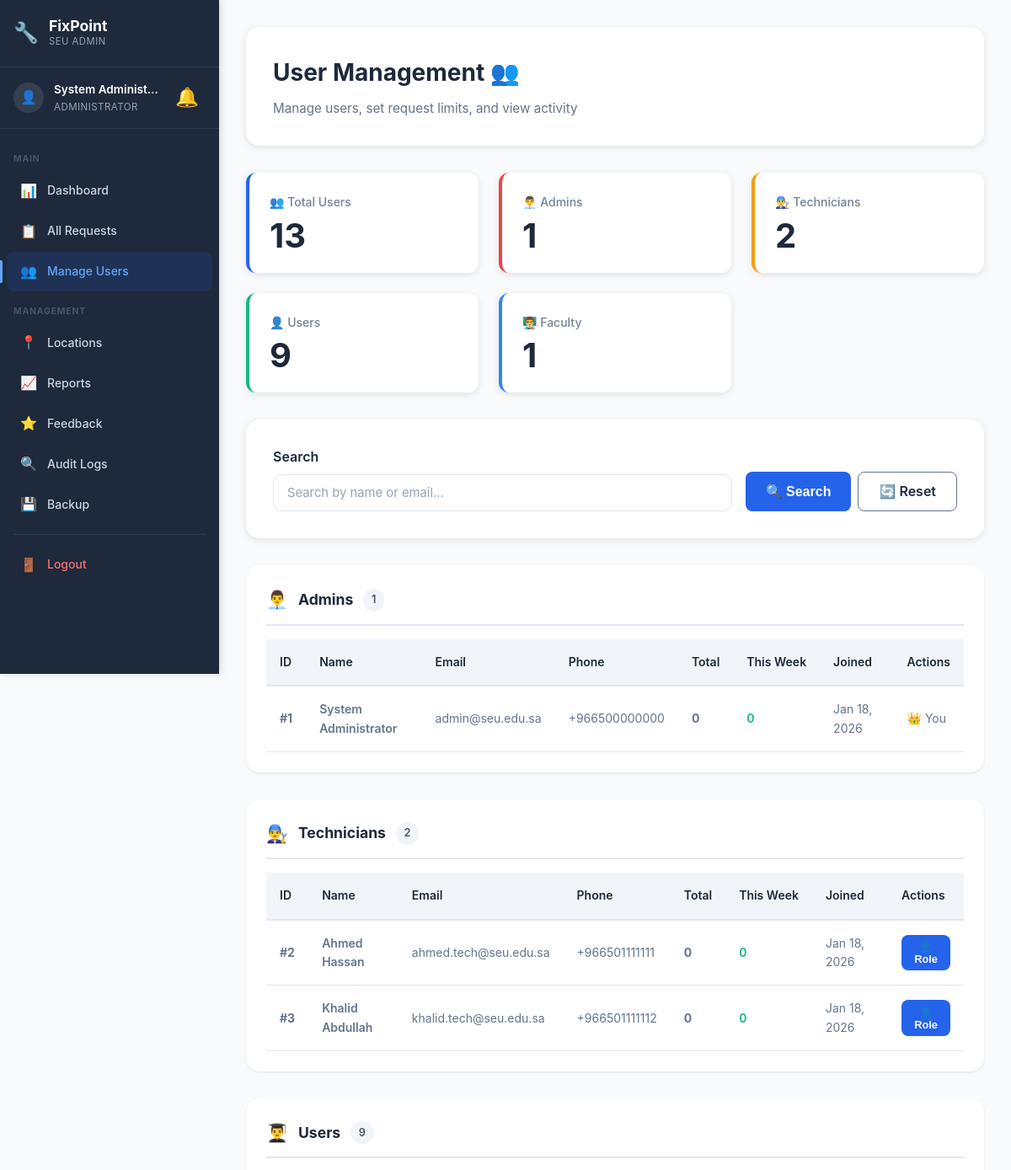
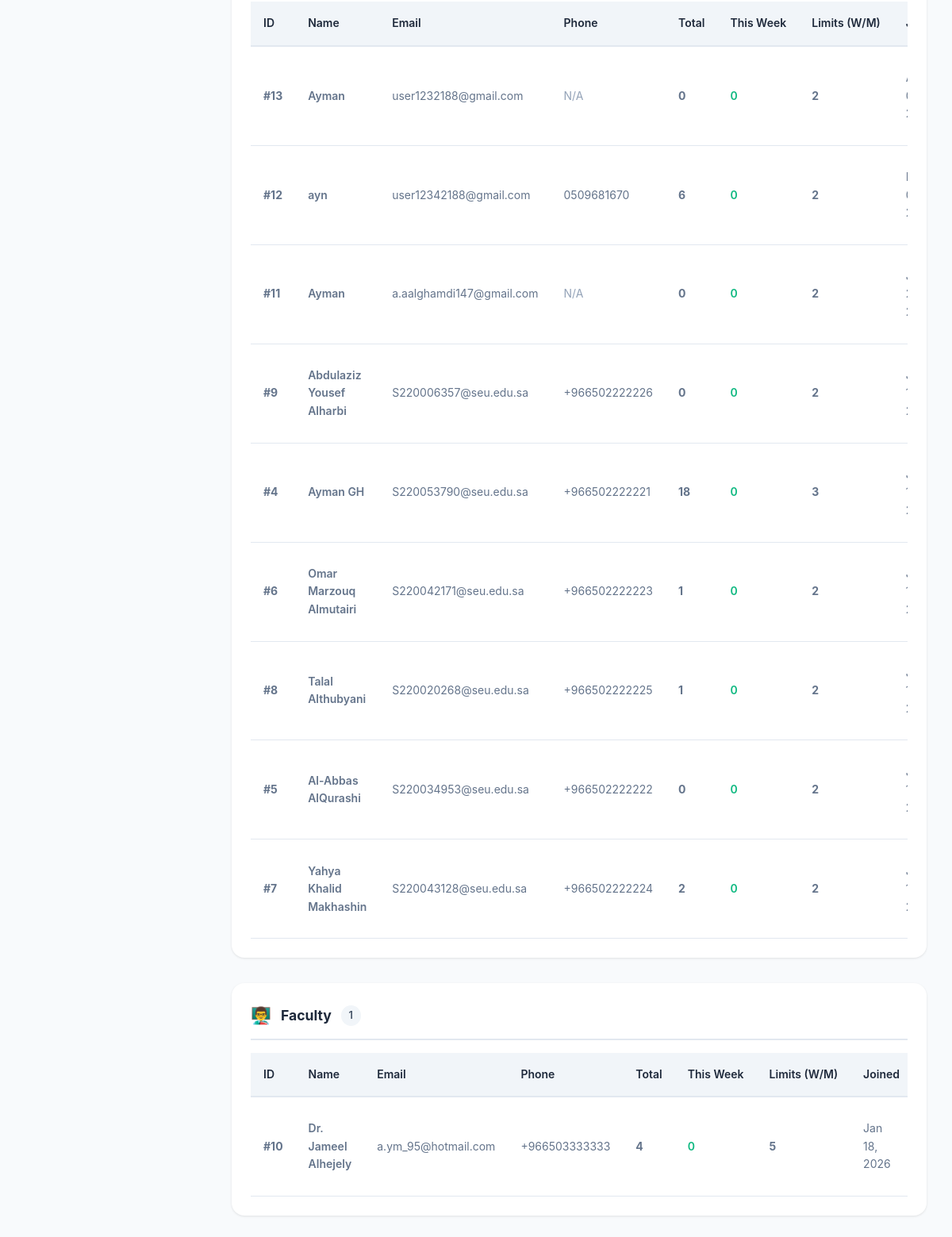
The page /admin/users.php (signed in) on the database its author committed (2 pictures, top to bottom).
### tables this page shows
CREATE TABLE `user` (
  `UserID` int(11) NOT NULL,
  `RoleID` int(11) NOT NULL,
  `Name` varchar(100) NOT NULL,
  `Email` varchar(100) NOT NULL,
  `Password` varchar(255) NOT NULL,
  `Phone` varchar(20) DEFAULT NULL,
  `MaxRequestsPerWeek` int(11) DEFAULT 2,
  `CreatedAt` timestamp NOT NULL DEFAULT current_timestamp(),
  `LastResetAt` datetime DEFAULT NULL
);

### config/helpers.php (called while the page is built, shortened)
<?php
function formatDate($date, $format = 'M d, Y H:i') {
    return date($format, strtotime($date));
}
function e($string) {
    return htmlspecialchars($string, ENT_QUOTES, 'UTF-8');
}
?>

### admin/users.php (the view, shortened to what this page needs)
<?php
require_once __DIR__ . '/../config/database.php';
require_once __DIR__ . '/../config/helpers.php';
$admin_id = $_SESSION['user_id'];
$search = isset($_GET['search']) ? trim($_GET['search']) : '';
$base_sql = "SELECT
        u.UserID, u.Name, u.Email, u.Phone, u.CreatedAt,
        u.MaxRequestsPerWeek, u.LastResetAt,
        r.RoleID, r.RoleName,
        COUNT(DISTINCT mr.RequestID) as TotalRequests,
        COUNT(DISTINCT CASE
            WHEN mr.SubmittedAt > COALESCE(u.LastResetAt, DATE_SUB(NOW(), INTERVAL 7 DAY))
            THEN mr.RequestID END) as RequestsThisWeek
    FROM user u
    JOIN role r ON u.RoleID = r.RoleID
    LEFT JOIN maintenancerequest mr ON u.UserID = mr.UserID";
$search_condition = '';
function fetchUsersByRole($conn, $base_sql, $role_id, $search_condition) {
    $sql = $base_sql . " WHERE r.RoleID = $role_id" . $search_condition . " GROUP BY u.UserID ORDER BY u.CreatedAt DESC";
    $result = $conn->query($sql);
    return $result->fetch_all(MYSQLI_ASSOC);
}
$admins      = fetchUsersByRole($conn, $base_sql, 1, $search_condition);
$technicians = fetchUsersByRole($conn, $base_sql, 2, $search_condition);
$users    = fetchUsersByRole($conn, $base_sql, 3, $search_condition);
$faculty     = fetchUsersByRole($conn, $base_sql, 4, $search_condition);
$stats = [];
$roles_result = $conn->query("SELECT r.RoleName, COUNT(*) as Count FROM user u JOIN role r ON u.RoleID = r.RoleID GROUP BY r.RoleName");
while ($row = $roles_result->fetch_assoc()) {
    $stats[$row['RoleName']] = $row['Count'];
}
$stats['Total'] = array_sum($stats);
function renderUsersTable($users, $admin_id, $show_limits = false) {
    ?>
    <div style="overflow-x:auto;">
        <table class="requests-table">
            <thead>
                <tr>
                    <th>ID</th>
                    <th>Name</th>
                    <th>Email</th>
                    <th>Phone</th>
                    <th>Total</th>
                    <th>This Week</th>
                                        <?php if ($show_limits): ?><th>Limits (W/M)</th><?php endif; ?>
                    <th>Joined</th>
                    <th>Actions</th>
                </tr>
            </thead>
            <tbody>
                <?php foreach ($users as $user): ?>
                    <tr>
                        <td><strong>#<?php echo $user['UserID']; ?></strong></td>
                        <td class="request-title"><?php echo e($user['Name']); ?></td>
                        <td><?php echo e($user['Email']); ?></td>
                        <td><?php echo $user['Phone'] ? e($user['Phone']) : '<span style="color:#94a3b8;">N/A</span>'; ?></td>
                        <td><strong><?php echo $user['TotalRequests']; ?></strong></td>
                        <td>
                            <?php
                            $week_pct = $user['MaxRequestsPerWeek'] > 0 ? ($user['RequestsThisWeek'] / $user['MaxRequestsPerWeek']) * 100 : 0;
                            $week_color = $week_pct >= 80 ? '#ef4444' : ($week_pct >= 50 ? '#f59e0b' : '#10b981');
                            ?>
                            <span style="color:<?php echo $week_color; ?>; font-weight:600;"><?php echo $user['RequestsThisWeek']; ?></span>
                        </td>
                        <?php if ($show_limits): ?>
                            <td>
                                <?php if ($user['MaxRequestsPerWeek']): ?>
                                    <strong><?php echo $user['MaxRequestsPerWeek']; ?></strong>
                                <?php else: ?>
                                    <span style="color:#94a3b8;">∞ / ∞</span>
                                <?php endif; ?>
                            </td>
                        <?php endif; ?>
                        <td><?php echo formatDate($user['CreatedAt'], 'M d, Y'); ?></td>
                        <td>
                            <div style="display:flex; gap:0.4rem; flex-wrap:wrap;">
                                <?php if ($user['UserID'] == $admin_id): ?>
                                    <span style="color:#64748b; font-size:0.875rem;">👑 You</span>
                                <?php else: ?>
                                    <button onclick="openRoleModal(<?php echo $user['UserID']; ?>, '<?php echo e($user['Name']); ?>', <?php echo $user['RoleID']; ?>)"
                                        class="btn btn-secondary" style="padding:0.4rem 0.75rem; font-size:0.8rem;">
                                    </button>
                                <?php endif; ?>
                            </div>
                        </td>
                    </tr>
                <?php endforeach; ?>
            </tbody>
        </table>
    </div>
    <?php
}
$current_page = 'users';
?>
<!DOCTYPE html>
<html lang="en">
<head>
    <link rel="stylesheet" href="../assets/css/style.css">
    <link rel="stylesheet" href="../assets/css/dashboard.css">
    <link rel="stylesheet" href="../assets/css/auth.css">
    <link rel="stylesheet" href="../assets/css/sidebar.css">
</head>
<body class="has-sidebar">
    <aside class="sidebar" id="sidebar">
        <div class="sidebar-header">
            <div class="sidebar-logo">
                <span class="sidebar-logo-icon">🔧</span>
                <div>
                    <span class="sidebar-logo-text">FixPoint</span>
                    <span class="sidebar-logo-sub">SEU Admin</span>
                </div>
            </div>
        </div>
        <div class="sidebar-user">
            <div class="sidebar-avatar">👤</div>
            <div class="sidebar-user-info">
                <span class="sidebar-user-name"><?php echo e($_SESSION['name']); ?></span>
                <span class="sidebar-user-role">Administrator</span>
            </div>
            <?php include __DIR__ . '/../includes/notification-bell.php'; ?>
        </div>
        <nav class="sidebar-nav">
            <div class="sidebar-section-label">Main</div>
            <a href="dashboard.php" class="sidebar-link <?php echo $current_page === 'dashboard' ? 'active' : ''; ?>">
                <span class="sidebar-icon">📊</span><span>Dashboard</span>
            </a>
            <a href="all-requests.php" class="sidebar-link <?php echo $current_page === 'all-requests' ? 'active' : ''; ?>">
                <span class="sidebar-icon">📋</span><span>All Requests</span>
            </a>
            <a href="users.php" class="sidebar-link <?php echo $current_page === 'users' ? 'active' : ''; ?>">
                <span class="sidebar-icon">👥</span><span>Manage Users</span>
            </a>
            <div class="sidebar-section-label">Management</div>
            <a href="locations.php" class="sidebar-link <?php echo $current_page === 'locations' ? 'active' : ''; ?>">
                <span class="sidebar-icon">📍</span><span>Locations</span>
            </a>
            <a href="reports.php" class="sidebar-link <?php echo $current_page === 'reports' ? 'active' : ''; ?>">
                <span class="sidebar-icon">📈</span><span>Reports</span>
            </a>
            <a href="all-feedback.php" class="sidebar-link <?php echo $current_page === 'all-feedback' ? 'active' : ''; ?>">
                <span class="sidebar-icon">⭐</span><span>Feedback</span>
            </a>
            <a href="audit-logs.php" class="sidebar-link <?php echo $current_page === 'audit-logs' ? 'active' : ''; ?>">
                <span class="sidebar-icon">🔍</span><span>Audit Logs</span>
            </a>
            <a href="backup.php" class="sidebar-link <?php echo $current_page === 'backup' ? 'active' : ''; ?>">
                <span class="sidebar-icon">💾</span><span>Backup</span>
            </a>
            <div class="sidebar-divider"></div>
            <a href="../auth/logout.php" class="sidebar-link sidebar-logout">
                <span class="sidebar-icon">🚪</span><span>Logout</span>
            </a>
        </nav>
    </aside>
    <div class="main-content">
            <div class="topbar-notif"><?php include __DIR__ . '/../includes/notification-bell.php'; ?></div>
    <div class="dashboard">
        <div class="dashboard-container">
            <div class="dashboard-header">
                <h1 class="welcome-text">User Management 👥</h1>
                <p class="user-info">Manage users, set request limits, and view activity</p>
            </div>
            <div class="stats-grid">
                <div class="stat-card">
                    <div class="stat-label">👥 Total Users</div>
                    <div class="stat-value"><?php echo $stats['Total']; ?></div>
                </div>
                <div class="stat-card" style="border-left-color:#ef4444;">
                    <div class="stat-label">👨‍💼 Admins</div>
                    <div class="stat-value"><?php echo $stats['Admin'] ?? 0; ?></div>
                </div>
                <div class="stat-card" style="border-left-color:#f59e0b;">
                    <div class="stat-label">👨‍🔧 Technicians</div>
                    <div class="stat-value"><?php echo $stats['Technician'] ?? 0; ?></div>
                </div>
                <div class="stat-card" style="border-left-color:#10b981;">
                    <div class="stat-label">👤 Users</div>
                    <div class="stat-value"><?php echo $stats['User'] ?? 0; ?></div>
                </div>
                <div class="stat-card" style="border-left-color:#3b82f6;">
                    <div class="stat-label">👨‍🏫 Faculty</div>
                    <div class="stat-value"><?php echo $stats['Faculty'] ?? 0; ?></div>
                </div>
            </div>
            <div class="requests-section" style="margin-bottom:2rem;">
                <form method="GET" action="" style="display:flex; gap:1rem; flex-wrap:wrap; align-items:flex-end;">
                    <div style="flex:2; min-width:300px;">
                        <label style="display:block; font-weight:600; margin-bottom:0.5rem; color:#1e293b;">Search</label>
                        <input type="text" name="search" class="form-input" placeholder="Search by name or email..."
                               value="<?php echo e($search); ?>" style="width:100%;">
                    </div>
                    <div style="display:flex; gap:0.5rem;">
                        <button type="submit" class="btn btn-primary">🔍 Search</button>
                        <a href="users.php" class="btn btn-outline">🔄 Reset</a>
                    </div>
                </form>
            </div>
            <div class="group-section">
                <div class="group-header">
                    <span style="font-size:1.3rem;">👨‍💼</span>
                    <h2>Admins</h2>
                    <span class="group-count"><?php echo count($admins); ?></span>
                </div>
                <?php renderUsersTable($admins, $admin_id, false); ?>
            </div>
            <div class="group-section">
                <div class="group-header">
                    <span style="font-size:1.3rem;">👨‍🔧</span>
                    <h2>Technicians</h2>
                    <span class="group-count"><?php echo count($technicians); ?></span>
                </div>
                <?php renderUsersTable($technicians, $admin_id, false); ?>
            </div>
            <div class="group-section">
                <div class="group-header">
                    <span style="font-size:1.3rem;">👨‍🎓</span>
                    <h2>Users</h2>
                    <span class="group-count"><?php echo count($users); ?></span>
                </div>
                <?php renderUsersTable($users, $admin_id, true); ?>
            </div>
            <div class="group-section">
                <div class="group-header">
                    <span style="font-size:1.3rem;">👨‍🏫</span>
                    <h2>Faculty</h2>
                    <span class="group-count"><?php echo count($faculty); ?></span>
                </div>
            </div>
        </div>
    </div>
    </div>
</body>
</html>

### assets/css/style.css (style rules this page uses)
* { margin: 0; padding: 0; box-sizing: border-box; }
:root { --primary-color: #2563eb; --primary-dark: #1e40af; --secondary-color: #64748b; --success-color: #10b981; --danger-color: #ef4444; --warning-color: #f59e0b; --dark: #1e293b; --gray: #64748b; --light-gray: #f1f5f9; --white: #ffffff; --shadow: 0 4px 6px rgba(0, 0, 0, 0.1); --shadow-lg: 0 10px 25px rgba(0, 0, 0, 0.15); }
body { font-family: -apple-system, BlinkMacSystemFont, 'Segoe UI', Roboto, 'Helvetica Neue', Arial, sans-serif; line-height: 1.6; color: var(--dark); background-color: var(--white); }
.btn { display: inline-block; padding: 0.625rem 1.5rem; border-radius: 0.5rem; text-decoration: none; font-weight: 600; transition: all 0.3s; cursor: pointer; border: none; font-size: 1rem; }
.btn-primary { background: var(--primary-color); color: var(--white); }
.btn-secondary { background: var(--primary-color); color: var(--white); }
.btn-outline { background: transparent; color: var(--dark); border: 1px solid var(--gray); }
.stat-label { font-size: 0.875rem; opacity: 0.9; }

### assets/css/dashboard.css (style rules this page uses)
.dashboard { min-height: 100vh; background: #f8fafc; }
.dashboard-container { max-width: 1400px; margin: 0 auto; padding: 2rem; }
.dashboard-header { background: white; padding: 2rem; border-radius: 1rem; box-shadow: 0 2px 8px rgba(0,0,0,0.1); margin-bottom: 2rem; }
.welcome-text { font-size: 1.75rem; font-weight: 700; color: #1e293b; margin-bottom: 0.5rem; }
.user-info { color: #64748b; font-size: 0.95rem; }
.stats-grid { display: grid; grid-template-columns: repeat(auto-fit, minmax(250px, 1fr)); gap: 1.5rem; margin-bottom: 2rem; }
.stat-card { background: white; padding: 1.5rem; border-radius: 0.75rem; box-shadow: 0 2px 8px rgba(0,0,0,0.1); border-left: 4px solid #2563eb; transition: transform 0.2s; }
.stat-label { font-size: 0.875rem; color: #64748b; margin-bottom: 0.5rem; font-weight: 500; }
.stat-value { font-size: 2.5rem; font-weight: 700; color: #1e293b; line-height: 1; }
.requests-section { background: white; padding: 2rem; border-radius: 1rem; box-shadow: 0 2px 8px rgba(0,0,0,0.1); }
.requests-table { width: 100%; border-collapse: collapse; overflow-x: auto; }
.requests-table th { background: #f1f5f9; padding: 1rem; text-align: left; font-weight: 600; color: #1e293b; border-bottom: 2px solid #e2e8f0; font-size: 0.875rem; white-space: nowrap; }
.requests-table td { padding: 1rem; border-bottom: 1px solid #e2e8f0; color: #64748b; font-size: 0.875rem; }
.request-title { color: #1e293b; font-weight: 600; }

### assets/css/auth.css (style rules this page uses)
.form-input { width: 100%; padding: 0.75rem 1rem; border: 1.5px solid #e2e8f0; border-radius: 0.625rem; font-size: 0.925rem; font-family: inherit; color: #1e293b; transition: border-color 0.2s, box-shadow 0.2s; background: #fff; }
.form-input::placeholder { color: #94a3b8; }

### admin/users.php (style rules this page uses)
.group-section { background:white; border-radius:1rem; padding:1.5rem; margin-bottom:2rem; box-shadow:0 1px 3px rgba(0,0,0,0.1); }
.group-header { display:flex; align-items:center; gap:0.75rem; margin-bottom:1rem; padding-bottom:0.75rem; border-bottom:2px solid #e2e8f0; }
.group-header h2 { font-size:1.1rem; font-weight:700; color:#1e293b; margin:0; }
.group-count { background:#f1f5f9; color:#475569; padding:0.2rem 0.6rem; border-radius:1rem; font-size:0.8rem; font-weight:600; }

### rows shown on the page
user: UserID "1", Name "System Administrator", Email "admin@seu.edu.sa", Phone "+966500000000", TotalRequests "0", RequestsThisWeek "0", CreatedAt "Jan 18, 2026", shows "👑 You"
user: UserID "2", Name "Ahmed Hassan", Email "ahmed.tech@seu.edu.sa", Phone "+966501111111", TotalRequests "0", RequestsThisWeek "0", CreatedAt "Jan 18, 2026"
user: UserID "3", Name "Khalid Abdullah", Email "khalid.tech@seu.edu.sa", Phone "+966501111112", TotalRequests "0", RequestsThisWeek "0", CreatedAt "Jan 18, 2026"
user: UserID "13", Name "Ayman", Email "user1232188@gmail.com", Phone "N/A", TotalRequests "0", RequestsThisWeek "0", MaxRequestsPerWeek "2"
user: UserID "12", Name "ayn", Email "user12342188@gmail.com", Phone "0509681670", TotalRequests "6", RequestsThisWeek "0", MaxRequestsPerWeek "2"
user: UserID "11", Name "Ayman", Email "a.aalghamdi147@gmail.com", Phone "N/A", TotalRequests "0", RequestsThisWeek "0", MaxRequestsPerWeek "2"
user: UserID "9", Name "Abdulaziz Yousef Alharbi", Email "S220006357@seu.edu.sa", Phone "+966502222226", TotalRequests "0", RequestsThisWeek "0", MaxRequestsPerWeek "2"
user: UserID "4", Name "Ayman GH", Email "S220053790@seu.edu.sa", Phone "+966502222221", TotalRequests "18", RequestsThisWeek "0", MaxRequestsPerWeek "3"
user: UserID "6", Name "Omar Marzouq Almutairi", Email "S220042171@seu.edu.sa", Phone "+966502222223", TotalRequests "1", RequestsThisWeek "0", MaxRequestsPerWeek "2"
user: UserID "8", Name "Talal Althubyani", Email "S220020268@seu.edu.sa", Phone "+966502222225", TotalRequests "1", RequestsThisWeek "0", MaxRequestsPerWeek "2"
user: UserID "5", Name "Al-Abbas AlQurashi", Email "S220034953@seu.edu.sa", Phone "+966502222222", TotalRequests "0", RequestsThisWeek "0", MaxRequestsPerWeek "2"
user: UserID "7", Name "Yahya Khalid Makhashin", Email "S220043128@seu.edu.sa", Phone "+966502222224", TotalRequests "2", RequestsThisWeek "0", MaxRequestsPerWeek "2"
user: UserID "10", Name "Dr. Jameel Alhejely", Email "a.ym_95@hotmail.com", Phone "+966503333333", TotalRequests "4", RequestsThisWeek "0", MaxRequestsPerWeek "5", CreatedAt "Jan 18, 2026"

### other values the page prints
$_SESSION['name'] "System Administ…"
$stats['Total'] "13"
$stats['Admin'] "1"
$stats['Technician'] "2"
$stats['User'] "9"
$stats['Faculty'] "1"
count($admins) "1"
count($technicians) "2"
count($users) "9"
count($faculty) "1"
